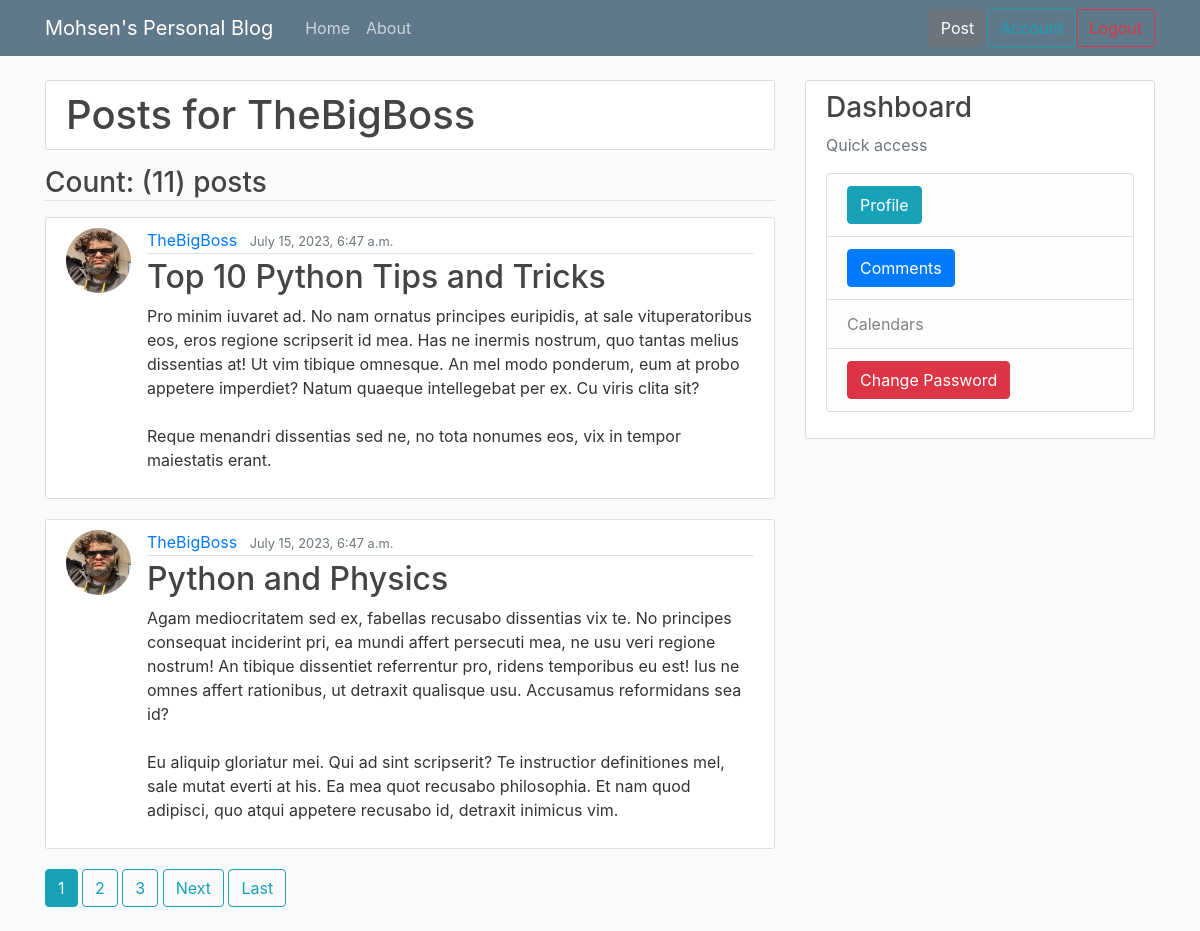
/my-posts/ (signed in), run on the app's committed database.
### blog/models.py (models this page shows, shortened)
class Post(models.Model):
    title = models.CharField(max_length= 100)
    content = models.TextField()
    date_posted = models.DateTimeField(default= timezone.now)
    author = models.ForeignKey(User, on_delete= models.CASCADE)

### users/models.py (models this page shows, shortened)
class profile(models.Model):
    user = models.OneToOneField(User, on_delete=models.CASCADE)
    image = models.ImageField(default='default.jpeg', upload_to='profile_pics')

### blog/views.py (the view)
# urls.py: path('my-posts/', views.LoggedInUserPostListView.as_view(), name='logged-in-user-posts'),
@method_decorator(login_required, name='dispatch')
class LoggedInUserPostListView(ListView):
    model = Post
    template_name = 'blog/logged_in_user_posts.html'
    context_object_name = 'posts'
    paginate_by = 2
    def get_queryset(self):
        user = self.request.user
        return Post.objects.filter(author=user).order_by('-date_posted')

### blog/templates/blog/logged_in_user_posts.html (shortened to what this page needs)
{% extends 'blog/base.html' %}
{% block content %}
    <h1 class="content-section mb-3">Posts for {{ request.user }}</h1>
    <h3 class="border-bottom mb-3">Count: ({{ page_obj.paginator.count }}) posts</h3>
    {% for post in posts %}
        <article class="media content-section">
            <img class="rounded-circle article-img" src="{{ post.author.profile.image.url }}">
            <div class="media-body">
                <div class="article-metadata">
                    <a class="mr-2" href="{% url 'user-posts' post.author.username %}">{{ post.author }}</a>
                    <small class="text-muted">{{ post.date_posted }}</small>
                </div>
                <h2><a class="article-title" href="{% url 'post-detail' post.id %}">{{ post.title }}</a></h2>
                <p class="article-content">{{ post.content }}</p>
            </div>
        </article>
    {% endfor %}
    {% if is_paginated %}
        {% for num in page_obj.paginator.page_range %}
            {% if page_obj.number == num %}
                <a class="btn btn-info mb-4" href="?page={{ num }}">{{ num }}</a>
            {% elif num > page_obj.number|add:'-3' and num < page_obj.number|add:'3' %}
                <a class="btn btn-outline-info mb-4" href="?page={{ num }}">{{ num }}</a>
            {% endif %}
        {% endfor %}
        {% if page_obj.has_next %}
            <a class="btn btn-outline-info mb-4" href="?page={{ page_obj.next_page_number}}">Next</a>
            <a class="btn btn-outline-info mb-4" href="?page={{ page_obj.paginator.num_pages }}">Last</a>
        {% endif %}
    {% endif %}
{% endblock content %}

### blog/static/blog/main.css (style rules this page uses)
body { background: #fafafa; color: #333333; margin-top: 5rem; }
h1, h2, h3, h4, h5, h6 { color: #444444; }
.content-section { background: #ffffff; padding: 10px 20px; border: 1px solid #dddddd; border-radius: 3px; margin-bottom: 20px; }
.article-title { color: #444444; }
.article-content { white-space: pre-line; }
.article-img { height: 65px; width: 65px; margin-right: 16px; }
.article-metadata { padding-bottom: 1px; margin-bottom: 4px; border-bottom: 1px solid #e3e3e3 }

### data on the page
Post: author.profile.image (picture), author "TheBigBoss", date_posted "July 15, 2023, 6:47 a.m.", title "Top 10 Python Tips and Tricks", content "Pro minim iuvaret ad. No nam ornatus principes euripidis, at sale vituperatoribus eos, eros regione scripserit id mea. Has ne inermis nostrum, quo tantas melius dissentias at! Ut vim tibique omnesque. An mel modo ponderum, eum at probo appetere imperdiet? Natum quaeque intellegebat per ex. Cu viris clita sit? Reque menandri dissentias sed ne, no tota nonumes eos, vix in tempor maiestatis erant."
Post: author.profile.image (picture), author "TheBigBoss", date_posted "July 15, 2023, 6:47 a.m.", title "Python and Physics", content "Agam mediocritatem sed ex, fabellas recusabo dissentias vix te. No principes consequat inciderint pri, ea mundi affert persecuti mea, ne usu veri regione nostrum! An tibique dissentiet referrentur pro, ridens temporibus eu est! Ius ne omnes affert rationibus, ut detraxit qualisque usu. Accusamus reformidans sea id? Eu aliquip gloriatur mei. Qui ad sint scripserit? Te instructior definitiones mel, sale mutat everti at his. Ea mea quot recusabo philosophia. Et nam quod adipisci, quo atqui appetere recusabo id, detraxit inimicus vim."

### other printed values
{{ request.user }} "TheBigBoss"
{{ page_obj.paginator.count }} "11"
{{ num }} "1"
{{ num }} "2" "3"
